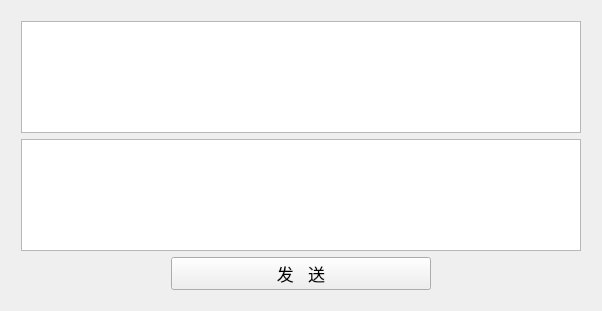
<?xml version="1.0" encoding="UTF-8"?>
<ui version="4.0">
 <class>MainWindow</class>
 <widget class="QMainWindow" name="MainWindow">
  <property name="geometry">
   <rect>
    <x>0</x>
    <y>0</y>
    <width>602</width>
    <height>311</height>
   </rect>
  </property>
  <property name="windowTitle">
   <string>MainWindow</string>
  </property>
  <widget class="QWidget" name="centralWidget">
   <layout class="QGridLayout" name="gridLayout_2">
    <item row="0" column="0">
     <layout class="QVBoxLayout" name="verticalLayout" stretch="5,5,1">
      <property name="leftMargin">
       <number>10</number>
      </property>
      <property name="topMargin">
       <number>10</number>
      </property>
      <property name="rightMargin">
       <number>10</number>
      </property>
      <property name="bottomMargin">
       <number>10</number>
      </property>
      <item>
       <layout class="QVBoxLayout" name="verticalLayout_2">
        <item>
         <widget class="QTextEdit" name="m_textEdit_Receive"/>
        </item>
       </layout>
      </item>
      <item>
       <layout class="QVBoxLayout" name="verticalLayout_3">
        <item>
         <widget class="QTextEdit" name="m_textEdit_Send"/>
        </item>
       </layout>
      </item>
      <item>
       <layout class="QVBoxLayout" name="verticalLayout_4">
        <property name="leftMargin">
         <number>150</number>
        </property>
        <property name="rightMargin">
         <number>150</number>
        </property>
        <item>
         <widget class="QPushButton" name="pushButton_Send">
          <property name="font">
           <font>
            <pointsize>13</pointsize>
           </font>
          </property>
          <property name="text">
           <string>发   送</string>
          </property>
         </widget>
        </item>
       </layout>
      </item>
     </layout>
    </item>
   </layout>
  </widget>
 </widget>
 <layoutdefault spacing="6" margin="11"/>
 <resources/>
 <connections/>
</ui>
